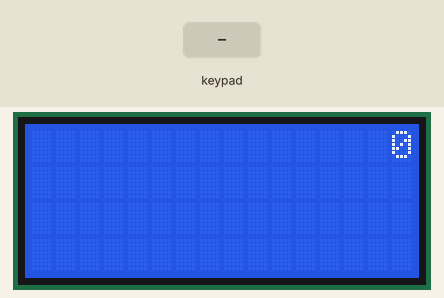
A sketch run on a simulated Arduino Uno, built with avr-gcc and run on an emulated ATmega328P. Parts: 16×4 character LCD. The test bench sets the inputs (shaded band).

Above: at 1.2 s.
1.3 s: keypad keys 7 + 5 = pressed 0.4 s apart
At 3.7 s:
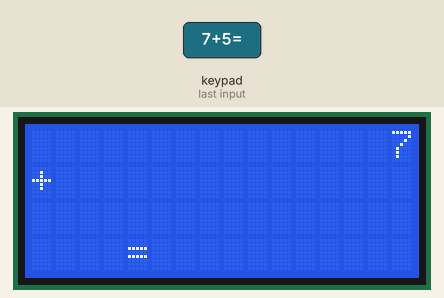
4.4 s: keypad keys 6 * 7 = pressed 0.4 s apart
At 6.1 s:
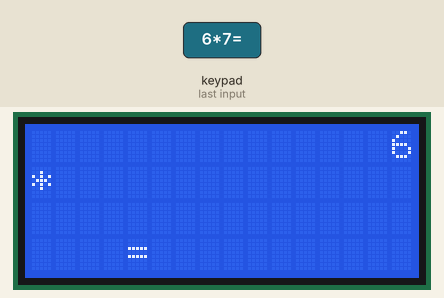
7.5 s: keypad keys 8 / 2 = pressed 0.4 s apart
At 9.7 s:
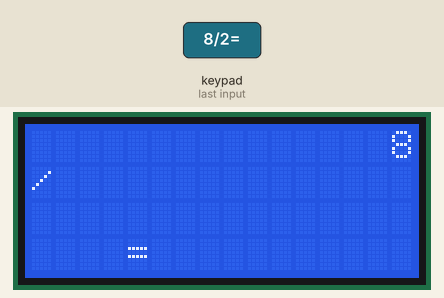
10.6 s: key '=' pressed
At 10.9 s:
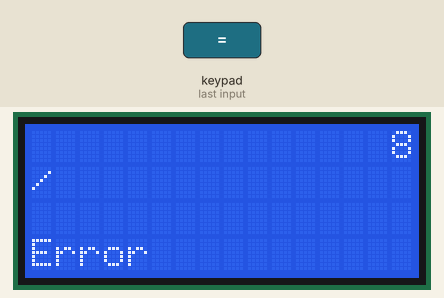
13.6 s: keypad keys 9 - 4 = pressed 0.4 s apart
At 15.3 s:
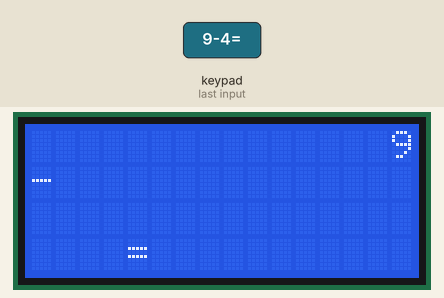
16.7 s: key '1' pressed
At 18.1 s:
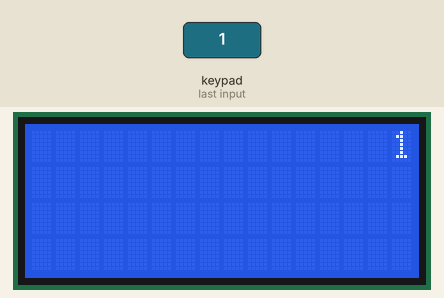
Timing chart, 0 to 19.2 s (numbered marks = the images above; inputs shaded):
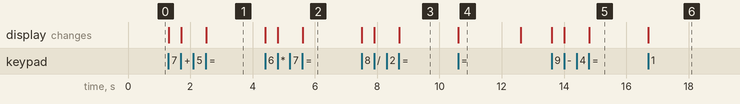

Measured:
- after the input at 1.3 s, the display: first changes at once (image 1 shows a later state)
- after the input at 4.4 s, the display: first changes at once (image 2 shows a later state)
- after the input at 7.5 s, the display: first changes at once (image 3 shows a later state)
- after the input at 10.6 s, the display: changes at once (image 4)
- after the input at 13.6 s, the display: first changes at once (image 5 shows a later state)
- after the input at 16.7 s, the display: changes at once (image 6)
- what the display in image 4 shows lasts 2.0 s, from 10.6 s to 12.6 s

The sketch:

zadanie_1.ino
```cpp
#include <LiquidCrystal.h>
#include <Keypad.h>

// Inicjalizacja obiektu LiquidCrystal
const int rs = 19, en = 18, d4 = 17, d5 = 16, d6 = 15, d7 = 14;
LiquidCrystal lcd(rs, en, d4, d5, d6, d7);

// Konfiguracja klawiatury
const byte ROWS = 4;
const byte COLS = 4;
byte rowPins[ROWS] = {0, 1, 2, 3};
byte colPins[COLS] = {8, 9, 10, 11};

// Definicja klawiszy na klawiaturze
char keys[ROWS][COLS] = {
	{'R', '0', '=', '+'},
	{'1', '2', '3', '-'},
	{'4', '5', '6', '*'},
	{'7', '8', '9', '/'}};

// Inicjalizacja obiektu Keypad
Keypad klawiatura = Keypad(makeKeymap(keys), rowPins, colPins, ROWS, COLS);

// Deklaracje zmiennych globalnych
int firstNums[8];
int secondNums[8];
char sign[1];
int firstLp = 0;
int secondLp = 0;
bool letFirstNum = true;
bool letSign = false;
bool letSecondNum = false;

void setup()
{
	// Konfiguracja pinów jako wejścia
	for (int i = 0; i < ROWS; ++i)
	{
		pinMode(rowPins[i], INPUT);
		pinMode(colPins[i], INPUT);
	}

	// Inicjalizacja ekranu LCD
	lcd.begin(16, 4);
	lcd.setCursor(15, 0);
	lcd.print("0");
}

void loop()
{
	// Odczyt klawisza z klawiatury
	char klawisz = klawiatura.getKey();
	if (klawisz != NO_KEY)
	{
		// Obsługa klawiszy 0-9
		if (klawisz >= '0' && klawisz <= '9')
		{
			// Logika dla pierwszej liczby
			if (letFirstNum == true && firstLp < 8)
			{
				if (letSign == false)
				{
					lcd.clear();
				}
				firstNums[firstLp] = convertToNumber(klawisz);
				firstLp++;
				lcd.setCursor(16 - firstLp, 0);
				for (int i = 0; i < firstLp; ++i)
				{
					lcd.print(firstNums[i]);
				}
				letSign = true;
			}

			// Logika dla drugiej liczby
			if (letSecondNum == true && secondLp < 8)
			{
				secondNums[secondLp] = convertToNumber(klawisz);
				secondLp++;
				lcd.setCursor(16 - secondLp + 4, 2);
				for (int j = 0; j < secondLp; ++j)
				{
					lcd.print(secondNums[j]);
				}
				letSign = false;
			}
		}
		// Obsługa klawiszy +, -, *, /
		else if (klawisz == '+' || klawisz == '-' || klawisz == '*' || klawisz == '/')
		{
			if (letSign == true)
			{
				sign[0] = klawisz;
				lcd.setCursor(0, 1);
				lcd.print(sign[0]);
				letFirstNum = false;
				letSecondNum = true;
			}
		}
		// Obsługa klawisza "="
		else if (klawisz == '=' && letSign == false)
		{
			lcd.setCursor(4, 3);
			lcd.print("=");

			// Obliczenia i wyświetlanie wyniku
			int result = calculate();
			if (result == 0)
			{
				lcd.setCursor(16, 3);
				lcd.print('0');
			}
			else
			{
				int length = 0;
				int temp = result;
				while (temp != 0)
				{
					temp /= 10;
					++length;
				}
				lcd.setCursor(20 - length, 3);
				lcd.print(result);
			}

			// Resetowanie zmiennych po obliczeniach
			letFirstNum = true;
			letSign = false;
			letSecondNum = false;
			clearArrays();
		}
		// Obsługa klawisza "R" (reset)
		else if (klawisz == 'R')
		{
			lcd.clear();
			letFirstNum = true;
			letSign = false;
			letSecondNum = false;
			clearArrays();
		}
	}
}

// Funkcja do przeliczania znaków na liczby
int convertToNumber(int klawisz)
{
	return klawisz - '0';
}

// Funkcja do obliczeń matematycznych
int calculate()
{
	long first = 0;
	long second = 0;
	long ten = 1;

	// Przeliczanie pierwszej liczby
	for (int i = firstLp - 1; i >= 0; --i)
	{
		first = first + firstNums[i] * ten;
		ten *= 10;
	}

	ten = 1;

	// Przeliczanie drugiej liczby
	for (int i = secondLp - 1; i >= 0; --i)
	{
		second = second + secondNums[i] * ten;
		ten *= 10;
	}

	// Obliczenia wyniku
	long result = 0;
	switch (sign[0])
	{
	case '+':
		result = first + second;
		break;
	case '-':
		result = first - second;
		break;
	case '*':
		result = first * second;
		break;
	case '/':
		// Sprawdzenie, czy druga liczba nie jest zerem przed dzieleniem
		if (second != 0)
		{
			result = first / second;
		}
		else
		{
			// Wyświetlenie komunikatu o błędzie
			lcd.setCursor(0, 3);
			lcd.print("Error");
			delay(2000);
			lcd.clear();
			return 0;
		}
		break;
	default:
		break;
	}

	return result;
}

// Funkcja do czyszczenia tablic
void clearArrays()
{
	// Wyzerowanie tablic pierwszej i drugiej liczby
	for (int i = firstLp - 1; i >= 0; --i)
	{
		firstNums[i] = 0;
	}
	for (int i = secondLp - 1; i >= 0; --i)
	{
		secondNums[i] = 0;
	}
	// Reset liczników
	firstLp = 0;
	secondLp = 0;
}
```
